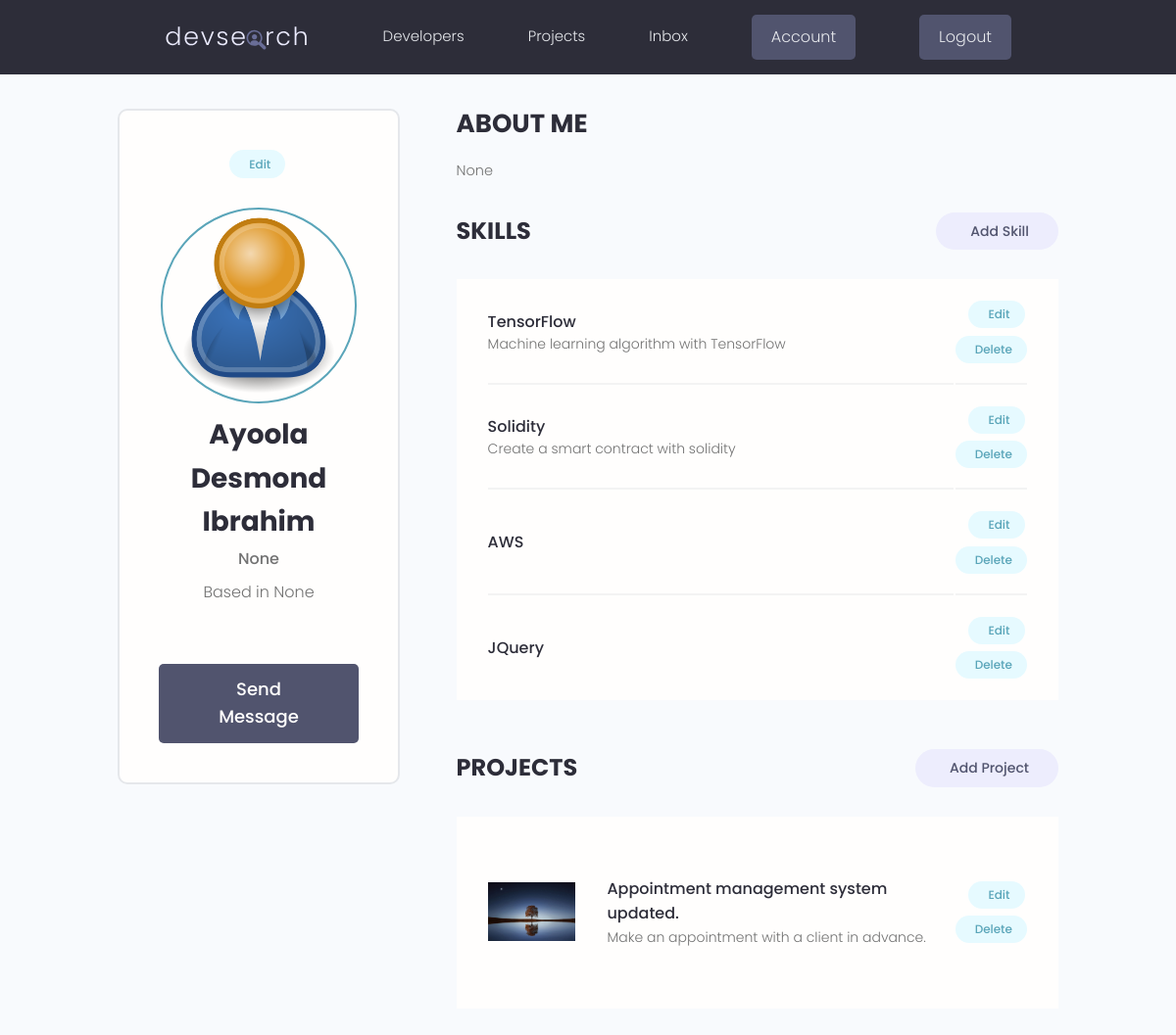
Screenshot of /account/my_profile/ (signed in) with the database file from the repository.
### account/models.py (models this page shows, shortened)
class Profile(models.Model):
    id = models.UUIDField(default=uuid.uuid4, unique=True,
                          primary_key=True, editable=False)
    user = models.OneToOneField(
        User, on_delete=models.CASCADE, null=True, blank=True)
    name = models.CharField(max_length=200, null=True, blank=True)
    username = models.CharField(max_length=200, null=True, blank=True)
    location = models.CharField(max_length=200, null=True, blank=True)
    email = models.EmailField(
        max_length=200, null=True, blank=True, unique=True)
    short_intro = models.CharField(max_length=200, null=True, blank=True)
    bio = models.TextField(null=True, blank=True)
    profile_image = models.ImageField(
        null=True, blank=True, upload_to='profile_images/', default='profile_images/user-default.png')
    github_profile = models.CharField(max_length=200, null=True, blank=True)
    social_twitter = models.CharField(max_length=200, null=True, blank=True)
    linkedIn_profile = models.CharField(max_length=200, null=True, blank=True)
    youtube_channel = models.CharField(max_length=200, null=True, blank=True)
    website_url = models.CharField(max_length=200, null=True, blank=True)
    createdAt = models.DateTimeField(auto_now_add=True)

class Skill(models.Model):
    id = models.UUIDField(default=uuid.uuid4, unique=True,
                          primary_key=True, editable=False)
    owner = models.ForeignKey(
        Profile, on_delete=models.CASCADE, null=True, blank=True)
    name = models.CharField(max_length=200, null=True, blank=True)
    description = models.TextField(max_length=200, null=True, blank=True)
    createdAt = models.DateTimeField(auto_now_add=True)

### projects/models.py (models this page shows, shortened)
class Project(models.Model):
    owner = models.ForeignKey(
        Profile, on_delete=models.SET_NULL, null=True, blank=True)
    title = models.CharField(max_length=200)
    description = models.CharField(max_length=2000, null=True, blank=True)
    demo_link = models.CharField(max_length=2000, null=True, blank=True)
    source_link = models.CharField(max_length=2000, null=True, blank=True)
    featured_image = models.ImageField(
        null=True, blank=True, default='default.jpg')
    tags = models.ManyToManyField('Tag', blank=True)
    vote_total = models.IntegerField(default=0, null=True, blank=True)
    vote_ratio = models.IntegerField(default=0, null=True, blank=True)
    createdAt = models.DateTimeField(auto_now_add=True)
    id = models.UUIDField(default=uuid.uuid4, unique=True,
                          primary_key=True, editable=False)
    class Meta:
        ordering = ['-vote_ratio', '-vote_total', 'title']

### account/views.py (the view)
# urls.py: path('account/my_profile/', views.account, name='user_account'),
@login_required(login_url='login')
def account(request):
    profile = request.user.profile
    topSkills = profile.skill_set.exclude(description__exact="")
    otherSkills = profile.skill_set.filter(description="")
    context = {
        "profile": profile,
        "topSkills": topSkills,
        "otherSkills": otherSkills
    }
    return render(request, 'account/account.html', context)

### account/templates/account/account.html (shortened to what this page needs)
{% extends 'main.html'%}
{% block content %}
  <main class="settingsPage profile my-md">
    <div class="container">
      <div class="layout">
        <div class="column column--1of3">
          <div class="card text-center">
            <div class="card__body dev">
              <a class="tag tag--pill tag--main settings__btn" href="{% url 'account_update' %}">
                Edit
              </a>
              <img class="avatar avatar--xl dev__avatar" src="{{ profile.profile_image.url }}" />
              <h2 class="dev__name">{{ profile.name }}</h2>
              <p class="dev__title">{{ profile.short_intro }}</p>
              <p class="dev__location">Based in {{ profile.location }}</p>
              <a href="#" class="btn btn--sub btn--lg">Send Message </a>
            </div>
          </div>
        </div>
        <div class="column column--2of3">
          <div class="devInfo">
            <h3 class="devInfo__title">About Me</h3>
            <p class="devInfo__about">{{ profile.bio }}</p>
          </div>
          <div class="settings">
            <h3 class="settings__title">Skills</h3>
            <a class="tag tag--pill tag--sub settings__btn tag--lg" href="{% url 'create_skill' %}"> Add Skill</a>
          </div>
          <table class="settings__table">
            {% for skill in profile.skill_set.all|slice:"5" %}
              <tr>
                <td class="settings__tableInfo">
                  <h4>{{ skill.name }}</h4>
                  <p>{{ skill.description }}</p>
                </td>
                <td class="settings__tableActions">
                  <a class="tag tag--pill tag--main settings__btn" href="{% url 'update_skill' skill.id %}"> Edit</a>
                  <a class="tag tag--pill tag--main settings__btn" href="{% url 'delete_skill' skill.id %}?next=/account/my_profile">Delete</a>
                </td>
              </tr>
            {% endfor %}
          </table>
          <div class="settings">
            <h3 class="settings__title">Projects</h3>
            <a class="tag tag--pill tag--sub settings__btn tag--lg" href="{% url 'create_project' %}"> Add Project</a>
          </div>
          <table class="settings__table">
            {% for project in profile.project_set.all|slice:"5" %}
              <tr>
                <td class="settings__thumbnail">
                  <a href="{% url 'project' project.id %}"><img src="{{ project.featured_image.url }}" alt="{{ project.title }}" /></a>
                </td>
                <td class="settings__tableInfo">
                  <a href="{% url 'project' project.id %}">{{ project.title }}</a>
                  <p>{{ project.description|slice:"100" }}</p>
                </td>
                <td class="settings__tableActions">
                  <a class="tag tag--pill tag--main settings__btn" href="{% url 'update_project' project.id %}">Edit</a>
                  <a class="tag tag--pill tag--main settings__btn" href="{% url 'delete_project' project.id %}?next=/account/my_profile">Delete</a>
                </td>
              </tr>
            {% endfor %}
          </table>
        </div>
      </div>
    </div>
  </main>
{% endblock content %}

### static/css/app.css (style rules this page uses)
:root { --color-sub: #2d2d39; }
.btn--sub { background-color: var(--color-sub-light); }
.card { border: 2px solid var(--color-light); }
img { width: 100%; }
.profile .card > .dev { padding: 4rem; }
.dev__avatar { display: block; margin: auto; }
.dev__name { color: var(--color-sub); font-size: 2.8rem; font-weight: 700; margin-top: 1rem; margin-bottom: 0.5rem; }
.dev__title { font-size: 1.6rem; font-weight: 500; line-height: 1.3; }
.dev__location { margin-top: 1rem; }
.devInfo { margin-bottom: 3rem; }
.devInfo__title, .devInfo__subtitle { font-size: 2.6rem; color: var(--color-sub); text-transform: uppercase; font-weight: 700; margin-bottom: 1.5rem; }
.devInfo__about, .devSkill__info { font-size: 1.45rem; line-height: 1.7; text-align: justify; }
.settingsPage .dev > .settings__btn { display: inline-block; margin-bottom: 3rem; }
.settings { display: flex; justify-content: space-between; align-items: center; }
.settings__title { font-size: 2.4rem; text-transform: uppercase; font-weight: 700; color: var(--color-sub); }
.settings__table { margin-top: 3rem; margin-bottom: 5rem; padding: 0 3rem; background: var(--color-white); }
.settings__table tr { width: 100%; }
.settings__table tr > td { padding: 2rem 0; }
.settings__table tr:not(:last-child) td { border-bottom: 2px solid var(--color-white-light); }
.settings__thumbnail { width: 23%; min-width: 10rem; }
.settings__thumbnail img { padding-right: 3rem; height: 15rem; object-fit: contain; }
.settings__tableInfo { width: 100%; }
.settings__tableInfo h4, .settings__tableInfo a { padding-right: 1rem; width: auto; font-size: 1.6rem; font-weight: 500; color: var(--color-sub); }
.settings__tableInfo p { font-size: 1.4rem; }
.settings__tableActions { text-align: right; }

### static/uikit/styles/modules/_variables.css (style rules this page uses)
:root { --color-main: #5aa5b9; --color-main-light: #e6faff; --color-sub: #3f4156; --color-sub-light: #51546e; --color-sub-lighter: #ededfd; --color-text: #737373; --color-gray: #8b8b8b; --color-light: #e5e7eb; --color-light-gray: #767676; --color-bg: #f8fafd; --color-white: #fffefd; --color-white-light: #f3f3f3; --color-success: #359e64; --color-success-bg: #def8e8; --color-error: #fc4b0b; --color-error-bg: #fff2ee; --font-base: 'Poppins', arial, helvetica, 'Segoe UI', roboto, ubuntu, sans-serif; --font-monospace: 'Fira Code', 'Courier New', courier, monospace; --font-regular: 300; --font-medium: 500; --font-bold: 700; --generic-shadow: 1px 1px 5px #00000010; --generic-transition: all 0.3s ease-in-out; }

### static/uikit/styles/modules/_base.css (style rules this page uses)
* { margin: 0; padding: 0; box-sizing: border-box; text-rendering: optimizeLegibility; color: inherit; font-size: inherit; }
html { font-size: 50%; }
@media only screen and (min-width: 480px) { html { font-size: 56.25%; } }
@media only screen and (min-width: 1200px) { html { font-size: 62.5%; } }
body { line-height: 1.6; font-weight: 400; font-size: 1.5rem; color: var(--color-text); background-color: var(--color-bg); min-height: 100vh; }

### static/uikit/styles/modules/_typography.css (style rules this page uses)
* { font-family: var(--font-base); }
h2 { font-size: 3.6rem; font-weight: var(--font-bold); }
h3 { font-size: 3.2rem; font-weight: var(--font-medium); }
h4 { font-size: 2.8rem; font-weight: var(--font-medium); }
p, span, strong { font-size: 1.6rem; color: var(--color-text); font-weight: var(--font-regular); }
a { padding-bottom: 2px; text-decoration: none; display: inline-block; color: var(--color-main); font-weight: var(--font-medium); }

### static/uikit/styles/modules/_utilities.css (style rules this page uses)
.container { width: 92%; max-width: 165rem; margin: 0 auto; box-sizing: border-box; }
@media screen and (min-width: 1000px) { .container { width: 90%; } }
@media screen and (min-width: 1200px) { .container { width: 80%; } }
.text-center { text-align: center; }
.my-md { margin: 3rem auto; }

### static/uikit/styles/modules/_avatar.css (style rules this page uses)
.avatar { border-radius: 50%; border: 2px solid var(--color-main); object-fit: cover; }
.avatar--xl { height: 20rem; width: 20rem; }

### static/uikit/styles/modules/_button.css (style rules this page uses)
.btn { display: inline-block; position: relative; cursor: pointer; background-color: var(--color-light); font-weight: var(--font-medium); color: var(--color-sub); text-decoration: none; padding: 1rem 2rem; border-radius: 0.5rem; border: none; width: -webkit-fit-content; width: -moz-fit-content; width: fit-content; height: -webkit-fit-content; height: -moz-fit-content; height: fit-content; font-size: 1.6rem; outline-width: 0; outline-color: transparent; -webkit-backface-visibility: hidden; backface-visibility: hidden; transition: all 0.3s ease-in-out; }
.btn--sub { background-color: var(--color-sub); color: var(--color-white); }
.btn--lg { font-size: 1.8rem; padding: 1.2rem 4.5rem; }

### rows the page displays
Profile: profile_image (placeholder picture), name "Ayoola Desmond Ibrahim", short_intro "None", location "None", bio "None"
Skill: name "TensorFlow", description "Machine learning algorithm with TensorFlow"
Skill: name "Solidity", description "Create a smart contract with solidity"
Skill: name "AWS"
Skill: name "JQuery"
Project: featured_image (picture), title "Appointment management system updated.", description "Make an appointment with a client in advance."
